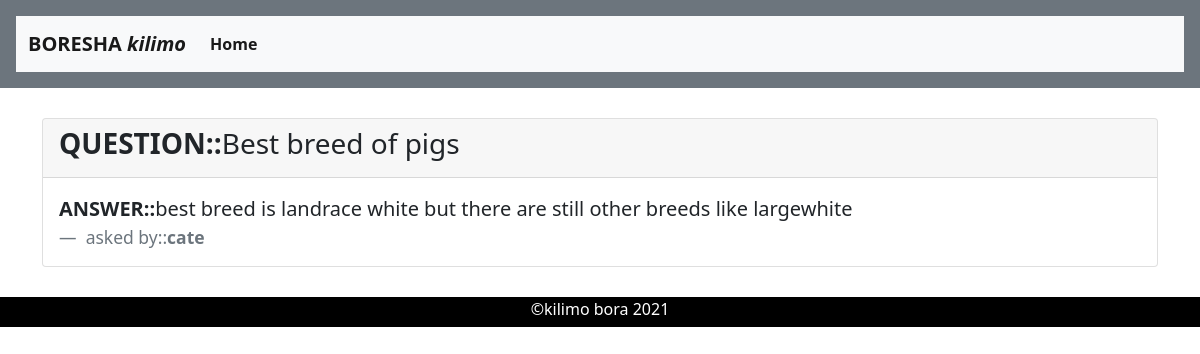
Screenshot of /ResponseView/8/ with the database file from the repository.
### portfolio/models.py (models this page shows, shortened)
class Query(models.Model):
    username = models.CharField(max_length=100, blank=True, null=True)
    title = models.CharField(max_length=500)
    response = models.CharField(max_length=500, default='Question not yet answered.check later')
    class Meta:
        verbose_name_plural = 'Queries'
        ordering = ['-id']

### portfolio/views.py (the view)
# urls.py: path('ResponseView/<int:pk>/', ResponseView.as_view(), name='ResponseView'),
class ResponseView(TemplateView):
    template_name = 'response.html'
    def get_context_data(self, **kwargs):
        context = super().get_context_data(**kwargs)
        context['query'] = Query.objects.get(pk=self.kwargs.get('pk'))
        return context

### templates/response.html (shortened to what this page needs)
{% extends 'base.html' %}
{% load static %}
{% block content %}
    <div class="container">
<div class="card">
  <div class="card-header">
    <h3><b>QUESTION::</b>{{ query.title }}</h3>
  </div>
  <div class="card-body">
    <blockquote class="blockquote mb-0">
      <p><b>ANSWER::</b>{{ query.response}}</p>
      <footer class="blockquote-footer"> asked by::<b>{{ query.username}}</b></footer>
    </blockquote>
  </div>
</div>
    </div>
{% endblock %}

### static/css/style.css (style rules this page uses)
* { margin: 0; padding: 0; }

### templates/response.html (style rules this page uses)
.card { margin-top: 30px; margin-bottom: 30px; }

### rows the page displays
Query: title "Best breed of pigs", response "best breed is landrace white but there are still other breeds like largewhite", username "cate"
